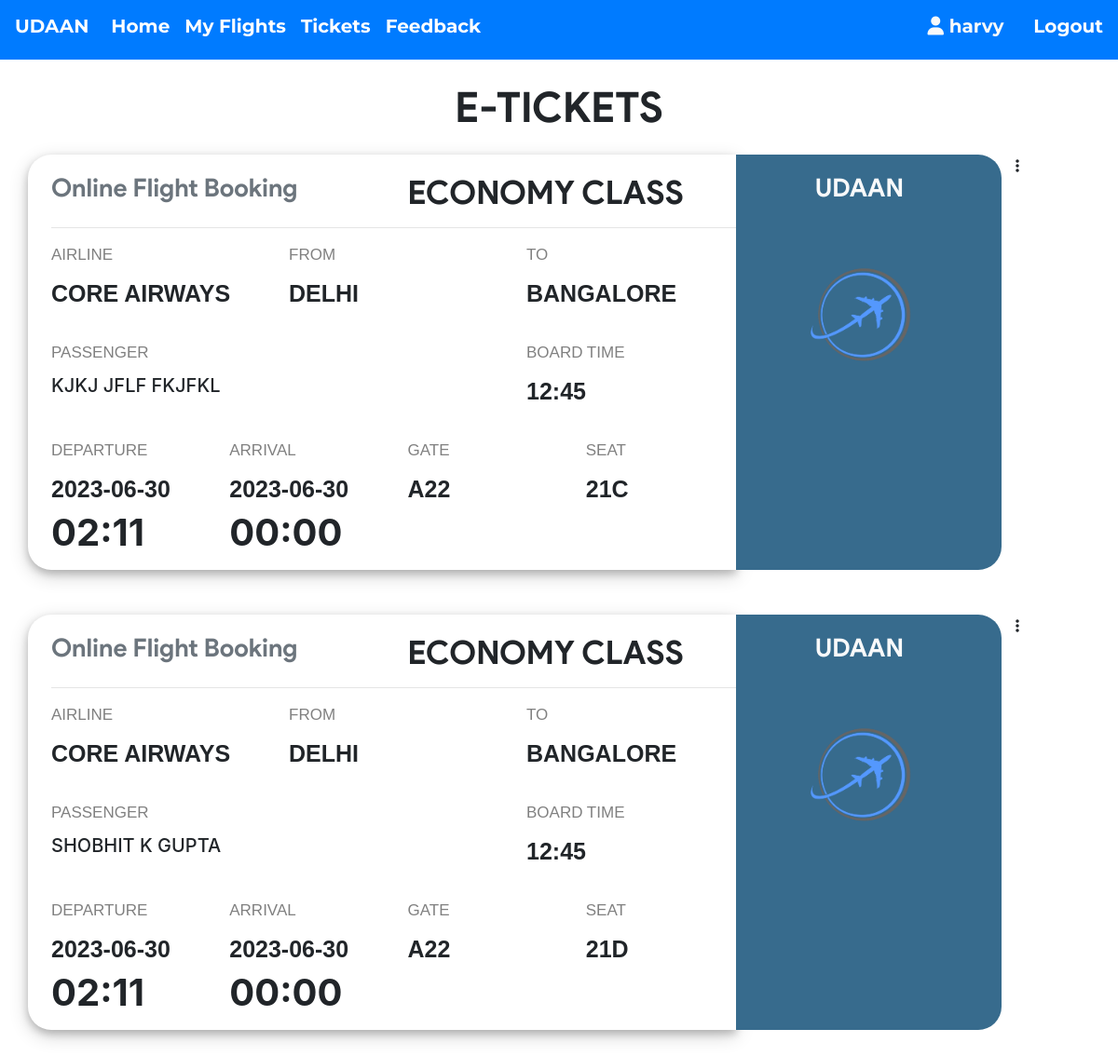
The page /ticket.php (signed in) on the database its author committed.
### tables this page shows
CREATE TABLE `ticket` (
  `ticket_id` int(11) NOT NULL,
  `passenger_id` int(11) NOT NULL,
  `flight_id` int(11) NOT NULL,
  `user_id` int(11) NOT NULL,
  `seat_no` varchar(10) NOT NULL,
  `cost` int(11) NOT NULL,
  `class` varchar(3) NOT NULL
);

CREATE TABLE `flight` (
  `flight_id` int(11) NOT NULL,
  `admin_id` int(11) NOT NULL,
  `arrivale` datetime NOT NULL,
  `departure` datetime NOT NULL,
  `Destination` varchar(20) NOT NULL,
  `source` varchar(20) NOT NULL,
  `airline` varchar(20) NOT NULL,
  `Seats` varchar(110) NOT NULL,
  `duration` varchar(20) NOT NULL,
  `Price` int(11) NOT NULL,
  `status` varchar(6) DEFAULT NULL,
  `issue` varchar(50) DEFAULT NULL,
  `last_seat` varchar(5) DEFAULT '',
  `bus_seats` int(11) DEFAULT 20,
  `last_bus_seat` varchar(5) DEFAULT ''
);

CREATE TABLE `passenger_profile` (
  `passenger_id` int(11) NOT NULL,
  `user_id` int(11) NOT NULL,
  `flight_id` int(11) NOT NULL,
  `mobile` varchar(110) NOT NULL,
  `dob` datetime NOT NULL,
  `f_name` varchar(20) DEFAULT NULL,
  `m_name` varchar(20) DEFAULT NULL,
  `l_name` varchar(20) DEFAULT NULL
);

### ticket.php (the view, shortened to what this page needs)
<main>
  <?php if(isset($_SESSION['userId'])) {
    require 'helpers/init_conn_db.php';
    ?>
    <div class="container mb-5">
    <h1 class="text-center mt-4 mb-4">E-TICKETS</h1>
      <?php
      $sql = 'SELECT * FROM Ticket WHERE user_id=?';
      $stmt = mysqli_stmt_init($conn);
      if(!mysqli_stmt_prepare($stmt,$sql)) {
          header('Location: ticket.php?error=sqlerror');
          exit();
      } else {
          mysqli_stmt_bind_param($stmt,'i',$_SESSION['userId']);
          mysqli_stmt_execute($stmt);
          $result = mysqli_stmt_get_result($stmt);
          while ($row = mysqli_fetch_assoc($result)) {
            $sql_p = 'SELECT * FROM Passenger_profile WHERE passenger_id=?';
            $stmt_p = mysqli_stmt_init($conn);
            if(!mysqli_stmt_prepare($stmt_p,$sql_p)) {
                header('Location: ticket.php?error=sqlerror');
                exit();
            } else {
                mysqli_stmt_bind_param($stmt_p,'i',$row['passenger_id']);
                mysqli_stmt_execute($stmt_p);
                $result_p = mysqli_stmt_get_result($stmt_p);
                if($row_p = mysqli_fetch_assoc($result_p)) {
                  $sql_f = 'SELECT * FROM Flight WHERE flight_id=?';
                  $stmt_f = mysqli_stmt_init($conn);
                  if(!mysqli_stmt_prepare($stmt_f,$sql_f)) {
                      header('Location: ticket.php?error=sqlerror');
                      exit();
                  } else {
                      mysqli_stmt_bind_param($stmt_f,'i',$row['flight_id']);
                      mysqli_stmt_execute($stmt_f);
                      $result_f = mysqli_stmt_get_result($stmt_f);
                      if($row_f = mysqli_fetch_assoc($result_f)) {
                        $date_time_dep = $row_f['departure'];
                        $date_dep = substr($date_time_dep,0,10);
                        $time_dep = substr($date_time_dep,10,6) ;
                        $date_time_arr = $row_f['arrivale'];
                        $date_arr = substr($date_time_arr,0,10);
                        $time_arr = substr($date_time_arr,10,6) ;
                        if($row['class'] === 'E') {
                            $class_txt = 'ECONOMY';
                        } else if($row['class'] === 'B') {
                            $class_txt = 'BUSINESS';
                        }
                        echo '
                        <div class="row mb-5">
                        <div class="col-8 out">
                            <div class="row ">
                                <div class="col">
                                    <h2 class="text-secondary mb-0 brand">
                                        Online Flight Booking</h2>
                                </div>
                                <div class="col">
                                    <h2 class="mb-0">'.$class_txt.' CLASS</h2>
                                </div>
                            </div>
                            <hr>
                            <div class="row mb-3">
                                <div class="col-4">
                                    <p class="head">Airline</p>
                                    <p class="txt">'.$row_f['airline'].'</p>
                                </div>
                                <div class="col-4">
                                    <p class="head">from</p>
                                    <p class="txt">'.$row_f['source'].'</p>
                                </div>
                                <div class="col-4">
                                    <p class="head">to</p>
                                    <p class="txt">'.$row_f['Destination'].'</p>
                                </div>
                            </div>
                            <div class="row mb-3">
                                <div class="col-8">
                                    <p class="head">Passenger</p>
                                    <p class=" h5 text-uppercase">
                                    '.$row_p['f_name'].' '.$row_p['m_name'].' '.$row_p['l_name'].'
                                    </p>
                                </div>
                                <div class="col-4">
                                    <p class="head">board time</p>
                                    <p class="txt">12:45</p>
                                </div>
                            </div>
                            <div class="row">
                                <div class="col-3">
                                    <p class="head">departure</p>
                                    <p class="txt mb-1">'.$date_dep.'</p>
                                    <p class="h1 font-weight-bold mb-3">'.$time_dep.'</p>
                                </div>
                                <div class="col-3">
                                    <p class="head">arrival</p>
                                    <p class="txt mb-1">'.$date_arr.'</p>
                                    <p class="h1 font-weight-bold mb-3">'.$time_arr.'</p>
                                </div>
                                <div class="col-3">
                                    <p class="head">gate</p>
                                    <p class="txt">A22</p>
                                </div>
                                <div class="col-3">
                                    <p class="head">seat</p>
                                    <p class="txt">'.$row['seat_no'].'</p>
                                </div>
                            </div>
                        </div>
                        <div class="col-3 pl-0" style="background-color:#376b8d !important;
                            padding:20px; border-top-right-radius: 25px; border-bottom-right-radius: 25px;">
                            <div class="row">
                                <div class="col">
                                <h2 class="text-light text-center brand">
                                    UDAAN</h2>
                                </div>
                            </div>
                            <div class="row justify-content-center">
                                <div class="col-12">
                                    <img src="assets/images/plane-logo.png" class="mx-auto d-block"
                                    height="200px" width="200px" alt="">
                                </div>
                            </div>
                        </div>
                        <div class="col-1">
                            <div class="dropdown">
                                <a class="text-reset text-decoration-none" href="#"
                                    id="dropdownMenuButton" data-toggle="dropdown"
                                    aria-haspopup="true" aria-expanded="false">
                                    <i class="fa fa-ellipsis-v"></i> </td>
                                </a>
                                            value='.$row['ticket_id'].'>
                                            value='.$row['ticket_id'].'>
                            </div>
                        </div>
                        </div>
                      ' ;
                      }
                  }
                }
            }
          }
      }
       ?>
    </div>
  </main>
  <?php } ?>

### ticket.php (style rules this page uses)
body { background: transparent; }
h2.brand { font-size: 27px !important; }
p.head { text-transform: uppercase; font-family: arial; font-size: 17px; margin-bottom: 10px ; color: grey; }
p.txt { text-transform: uppercase; font-family: arial; font-size: 25px; font-weight: bolder; }
.out { border-top-left-radius: 25px; border-bottom-left-radius: 25px; box-shadow: 0 4px 8px 0 rgba(0, 0, 0, 0.2), 0 6px 20px 0 rgba(0, 0, 0, 0.19); background-color: white; padding-left: 25px; padding-right: 0px; padding-top: 20px; }
h2 { font-weight: lighter !important; font-size: 35px !important; margin-bottom: 20px; font-family :'product sans' !important; font-weight: bolder; }
h1 { font-weight: lighter !important; font-size: 45px !important; margin-bottom: 20px; font-family :'product sans' !important; font-weight: bolder; }

### rows shown on the page
ticket: class "ECONOMY", flight.airline "CORE AIRWAYS", flight.source "DELHI", flight.Destination "BANGALORE", passenger.f_name "KJKJ", passenger.m_name "JFLF", passenger.l_name "FKJFKL", flight.departure "2023-06-30", flight.departure "02:11", flight.arrivale "2023-06-30", flight.arrivale "00:00", seat_no "21C"
ticket: class "ECONOMY", flight.airline "CORE AIRWAYS", flight.source "DELHI", flight.Destination "BANGALORE", passenger.f_name "SHOBHIT", passenger.m_name "K", passenger.l_name "GUPTA", flight.departure "2023-06-30", flight.departure "02:11", flight.arrivale "2023-06-30", flight.arrivale "00:00", seat_no "21D"

### other values the page prints
$_SESSION['userUid'] "harvy"
